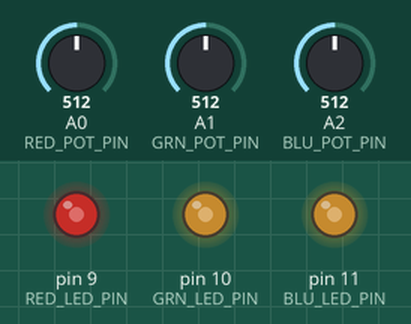
Bench run of a program on a simulated Arduino Uno, built with avr-gcc and run on an emulated ATmega328P. Parts: output pins drawn as LEDs (lit = HIGH). The test bench sets the inputs (shaded band); at power-on: A0 (RED_POT_PIN) = 512, A1 (GRN_POT_PIN) = 512, A2 (BLU_POT_PIN) = 512.

Above: at 1.2 s.
1.3 s: A0 (RED_POT_PIN) set to 716
At 2.3 s:
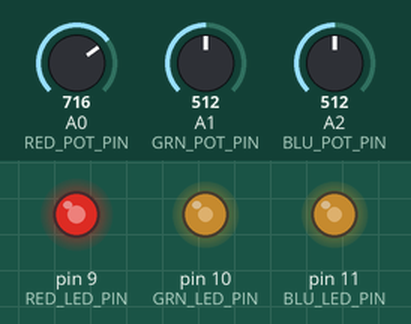
2.8 s: A1 (GRN_POT_PIN) set to 716
At 3.5 s:
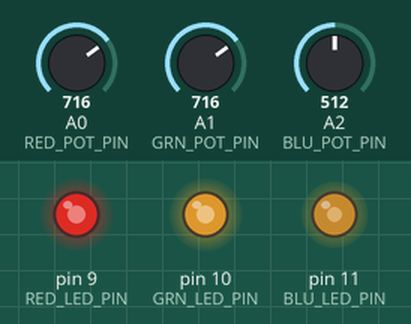
4.3 s: A2 (BLU_POT_PIN) set to 716
At 4.6 s:
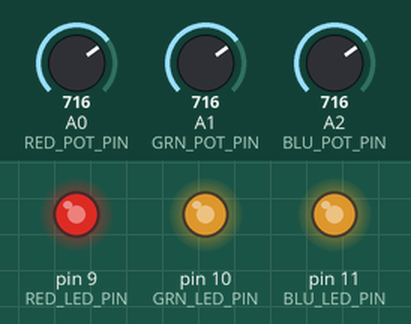
5.8 s: A0 (RED_POT_PIN) set to 900
At 7.0 s:
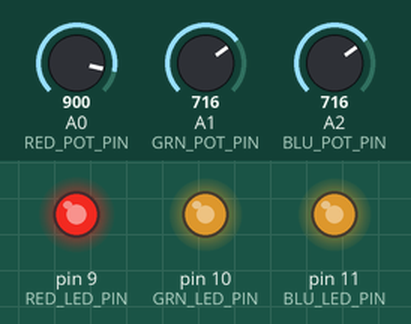
7.3 s: A1 (GRN_POT_PIN) set to 900
At 8.1 s:
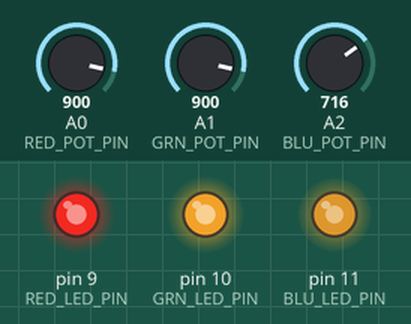
8.8 s: A2 (BLU_POT_PIN) set to 900
At 9.2 s:
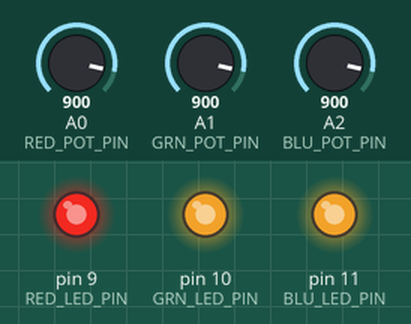
Timing chart, 0 to 11.3 s (numbered marks = the images above; inputs shaded):
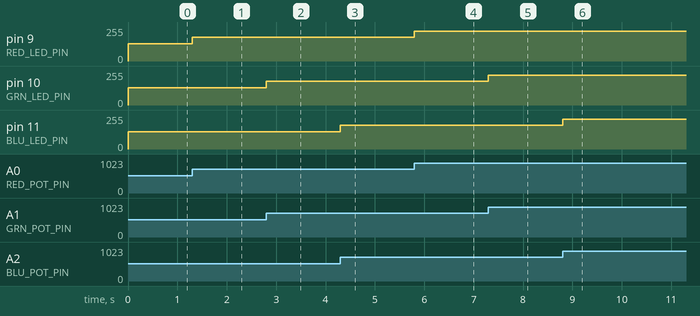

Measured:
- after the input at 1.3 s, pin 9 (RED_LED_PIN): 128/255 → 179/255 at once
- after the input at 2.8 s, pin 10 (GRN_LED_PIN): 128/255 → 179/255 at once
- after the input at 4.3 s, pin 11 (BLU_LED_PIN): 128/255 → 179/255 at once
- after the input at 5.8 s, pin 9 (RED_LED_PIN): 179/255 → 225/255 at once
- after the input at 7.3 s, pin 10 (GRN_LED_PIN): 179/255 → 225/255 at once
- after the input at 8.8 s, pin 11 (BLU_LED_PIN): 179/255 → 225/255 at once

The program:

main.cpp
```cpp
#include <Arduino.h>

#define RED_POT_PIN A0
#define GRN_POT_PIN A1
#define BLU_POT_PIN A2

#define RED_LED_PIN 9
#define GRN_LED_PIN 10
#define BLU_LED_PIN 11

void setup() {
  pinMode(RED_POT_PIN, INPUT);
  pinMode(GRN_POT_PIN, INPUT);
  pinMode(BLU_POT_PIN, INPUT);

  pinMode(RED_LED_PIN, OUTPUT);
  pinMode(GRN_LED_PIN, OUTPUT);
  pinMode(BLU_LED_PIN, OUTPUT);
}

void loop() {
  changeRgbLedColor(
    analogRead(RED_POT_PIN) >> 2,
    analogRead(GRN_POT_PIN) >> 2,
    analogRead(BLU_POT_PIN) >> 2
  );
}

void changeRgbLedColor(
  int redLightValue,
  int grnLightValue,
  int bluLightValue
  ) {
  analogWrite(RED_LED_PIN, redLightValue);
  analogWrite(GRN_LED_PIN, grnLightValue);
  analogWrite(BLU_LED_PIN, bluLightValue);
}
```
